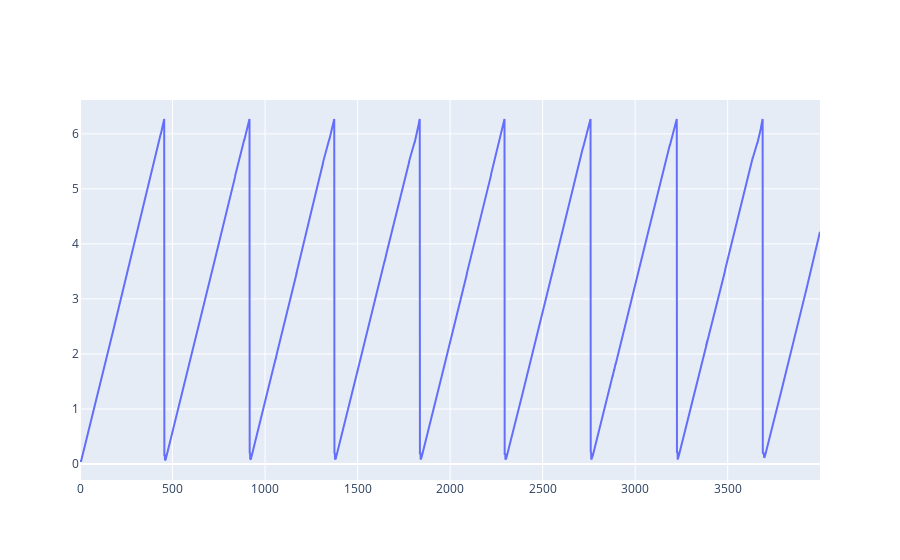

Here is the notebook cell this chart was saved with:
### Code cell
fig = go.Figure()
fig.add_scatter(y = np.array(phase_history)%(2*np.pi),x=np.arange(len(phase_history)),
                mode='lines',
                name='phase_history')
fig.show()

### Figure 1 — Plotly figure (JSON) as saved in the notebook; plotly's stock layout.template omitted (floating-point values rounded to 4 significant figures; data arrays with more than 128 entries replaced by an {"elided": "..."} marker saying what was removed)
{"data": [{"mode": "lines", "name": "phase_history", "type": "scatter", "x": {"elided": "4000 int values"}, "y": {"elided": "4000 float values"}}], "layout": {}}
